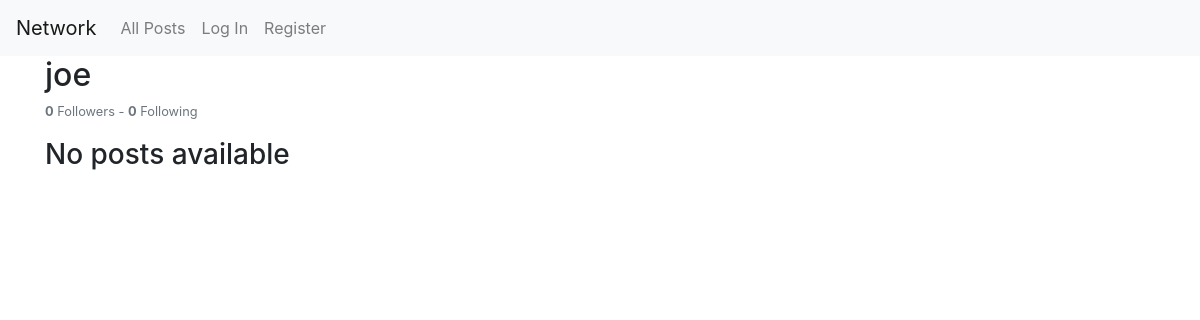
Page /profile/2 on the earlier database version.
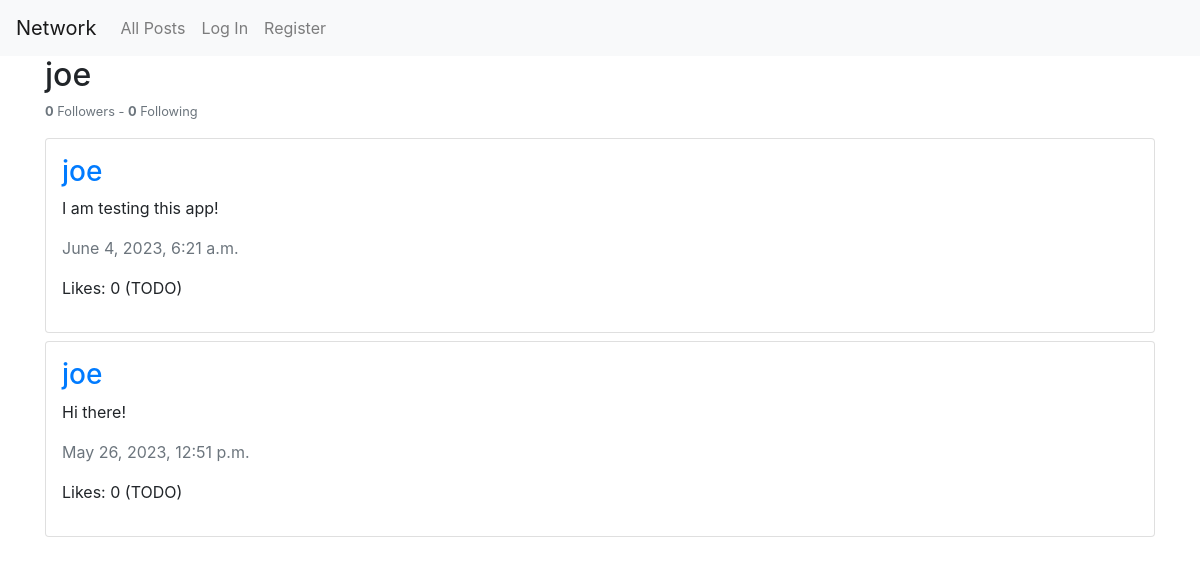
Same page on the later database version.
### network/models.py (models this page shows, shortened)
class Post(models.Model):
    author = models.ForeignKey(User, on_delete=models.CASCADE, related_name='posts')
    body = models.CharField(max_length=255)
    timestamp = models.DateTimeField(auto_now_add=True)

class User(AbstractUser):
    pass

### network/views.py (the view)
# urls.py: path('profile/<int:user_id>', views.profile, name="profile"),
def profile(request, user_id):
    user = User.objects.get(pk=user_id)
    posts = Post.objects.filter(author=user).order_by('id').reverse()
    following = Follow.objects.filter(follower=user)
    followers = Follow.objects.filter(following=user)
    try:
        isFollower = followers.filter(user=User.objects.get(pk=request.user.id))
        if len(isFollower) != 0:
            isFollowing = False
        else:
            isFollowing = True
    except:
        isFollowing = False
    paginator = Paginator(posts, 10)
    page_number = request.GET.get('page')
    page_obj = paginator.get_page(page_number)
    return render(request, "network/profile.html", {
        'posts': posts,
        'page_obj': page_obj,
        'username': user.username,
        'followers': followers,
        'following': following,
        'isFollowing': isFollowing,
        'profile_owner': user
    })

### network/templates/network/profile.html (shortened to what this page needs)
{% extends "network/layout.html" %} {% block body %}
<div class="container">
  <h2>{{ username}}</h2>
  <div class=" d-flex align-items-baseline justify-content-between">
    <p class="text-secondary small">
      <strong>{{ followers.count }}</strong> Followers - <strong>{{ following.count }}</strong> Following
    </p>
  </div>
  <div id="all-posts">
    {% for post in page_obj %}
    <div class="card mb-2 p-3">
      <h3>
        <a href="{% url 'profile' user_id=profile_owner.id %}"
          >{{ post.author }}</a
        >
      </h3>
      <p>{{ post.body }}</p>
      <p class="text-secondary lh-1">{{ post.timestamp }}</p>
      <p>Likes: 0 (TODO)</p>
    </div>
    {% empty %}
    <h3>No posts available</h3>
    {% endfor %}
  </div>
</div>
{% endblock %}

Differences in the rows shown:
added Post: author "joe", body "I am testing this app!", timestamp "June 4, 2023, 6:21 a.m."
added Post: author "joe", body "Hi there!", timestamp "May 26, 2023, 12:51 p.m."
Other differences:
text no longer shown: "No posts available"
